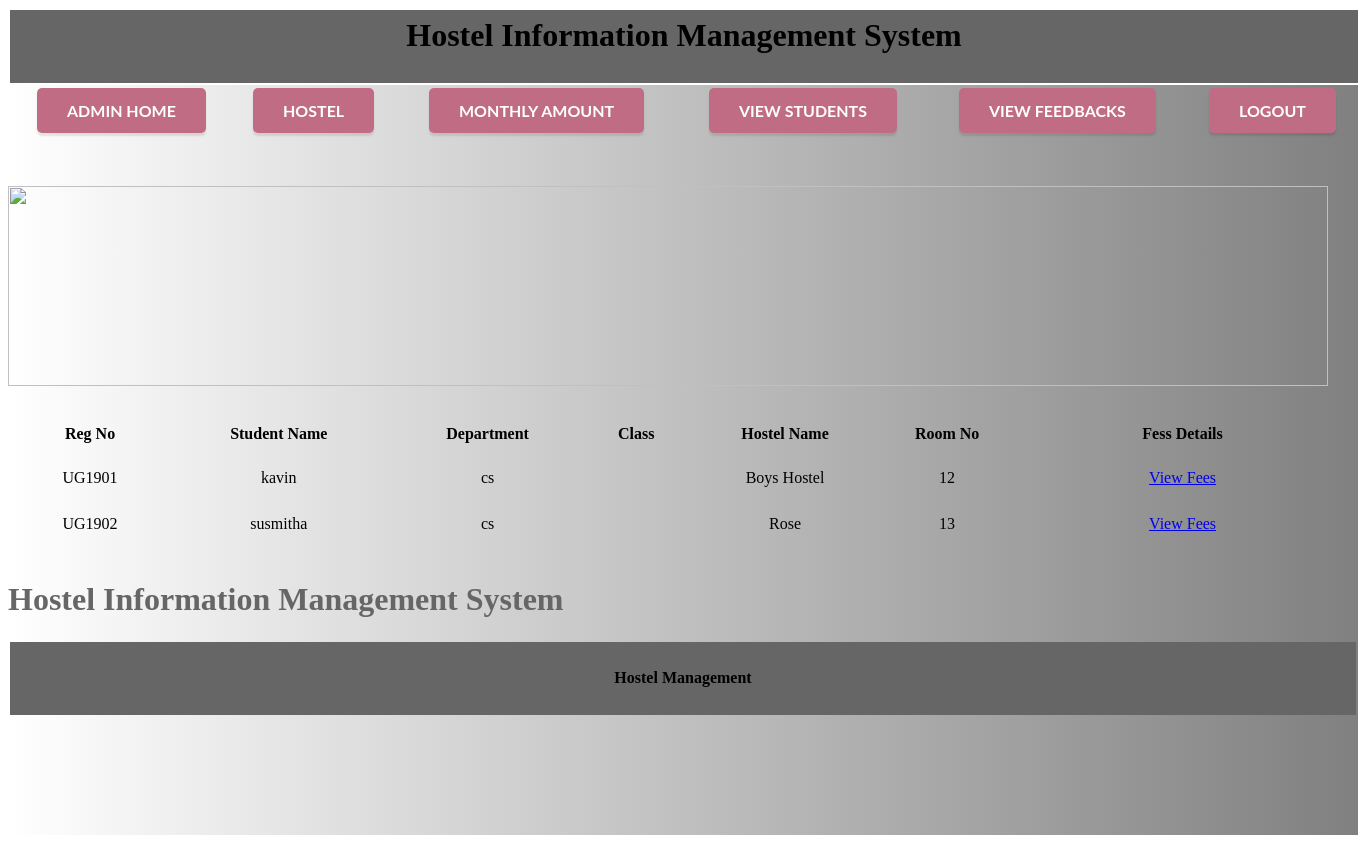
Screenshot of /ex/viewstud.php with the database file from the repository.
### tables this page shows
CREATE TABLE `stud` (
  `id` int(11) NOT NULL,
  `stud_id` varchar(20) DEFAULT NULL,
  `name` varchar(50) NOT NULL,
  `reg` varchar(50) NOT NULL,
  `gender` varchar(50) NOT NULL,
  `age` varchar(50) NOT NULL,
  `email` varchar(50) NOT NULL,
  `phone` varchar(50) NOT NULL,
  `dept` varchar(50) NOT NULL,
  `hname` varchar(50) NOT NULL,
  `room` varchar(50) NOT NULL
);

### ex/viewstud.php (the view, shortened to what this page needs)
<?php
include("dbconnect.php");
extract($_POST);
?>
<html>
<head>
    <link rel="stylesheet" href="indexstyle.css">
	<link rel="stylesheet" href="gradient.css">
    <link rel="stylesheet" href="font.css">
</head>
<body>
  <table width="100%" border="0">
    <tr>
      <th height="73" bgcolor="#666666" scope="col"><h1>Hostel Information Management System</h1>
      </th>
    </tr>
  </table>
  <div id="grad5">
  <table width="100%" border="0">
     <tr>
      <th scope="col"><a href="adminhome.php" class="button pulse">Admin Home</a></th>
      <th scope="col"><a href="hostel.php" class="button pulse">Hostel</a></th>
      <th scope="col"><a href="amnt.php" class="button pulse">Monthly Amount</a></th>
      <th scope="col"><a href="viewstud.php" class="button pulse">View Students</a></th>
	  <th scope="col"><a href="viewf.php" class="button pulse">View Feedbacks</a></th>
      <th scope="col"><a href="index.php" class="button pulse">LogOut</a></th>
    </tr>
  </table>
  <p>&nbsp;</p>
  <div id="content" />
   <img src="images\sjc.jpeg" width="1320" height="200">
<br>
<br>
<br>
<table width="100%" border="0" align="center">
        <tr>
          <td width="12%"><div align="center" class="style6"><strong><strong>Reg No</strong> </div></td>
		  <td width="16%"><div align="center" class="style6"><strong>Student Name</strong> </div></td>
		  <td width="15%"><div align="center" class="style6"><strong>Department</strong> </div></td>
		   <td width="7%"><div align="center" class="style6"><strong>Class</strong></div></td>
		  <td width="15%"><div align="center" class="style6"><strong>Hostel Name </strong></div></td>
		   <td width="9%"><div align="center" class="style6"><strong>Room No </strong></div></td>
		    <td width="26%"><div align="center" class="style6"><strong>Fess Details </strong></div></td>
        </tr>
			<tr>
		<td colspa="8">&nbsp;</td>
		</tr>
		<?php
		$qry=mysqli_query($connect,"select * from stud");
		while($row=mysqli_fetch_array($qry))
		{
		?>
        <tr>
		   <td height="20"><div align="center"><?php echo $row['reg'];?></div></td>
		   <td><div align="center"><?php echo $row['name'];?></div></td>
		   <td><div align="center"><?php echo $row['dept'];?></div></td>
		    <td><div align="center"><?php echo $row['cls'];?></div></td>
		   <td><div align="center"><?php echo $row['hname'];?></div></td>
		  <td><div align="center"><?php echo $row['room'];?></div></td>
			  <td><div align="center"><a href="payv.php?act=view&reg=<?php echo $row['reg'];?>">View Fees</a></div></td>
        </tr>
		<tr>
		<td height="22" colspa="8">&nbsp;</td>
		</tr>
        <?php
		}
		?>
</table>
<marquee scrollamount="10"><h1><font color="#666666">Hostel Information Management System</h1></marquee>
<table width="100%" border="0">
    <tr>
      <th height="73" bgcolor="#666666" scope="col"><p>Hostel Management</p>
      </th>
    </tr>
</table>
</div>
</body>
</html>

### ex/styles/gradient.css (style rules this page uses)
#grad5 { height: 750px; width: 1350px; background-image: linear-gradient(to right,White,Gray); }

### rows the page displays
stud: reg "UG1901", name "kavin", dept "cs", hname "Boys Hostel", room "12"
stud: reg "UG1902", name "susmitha", dept "cs", hname "Rose", room "13"
